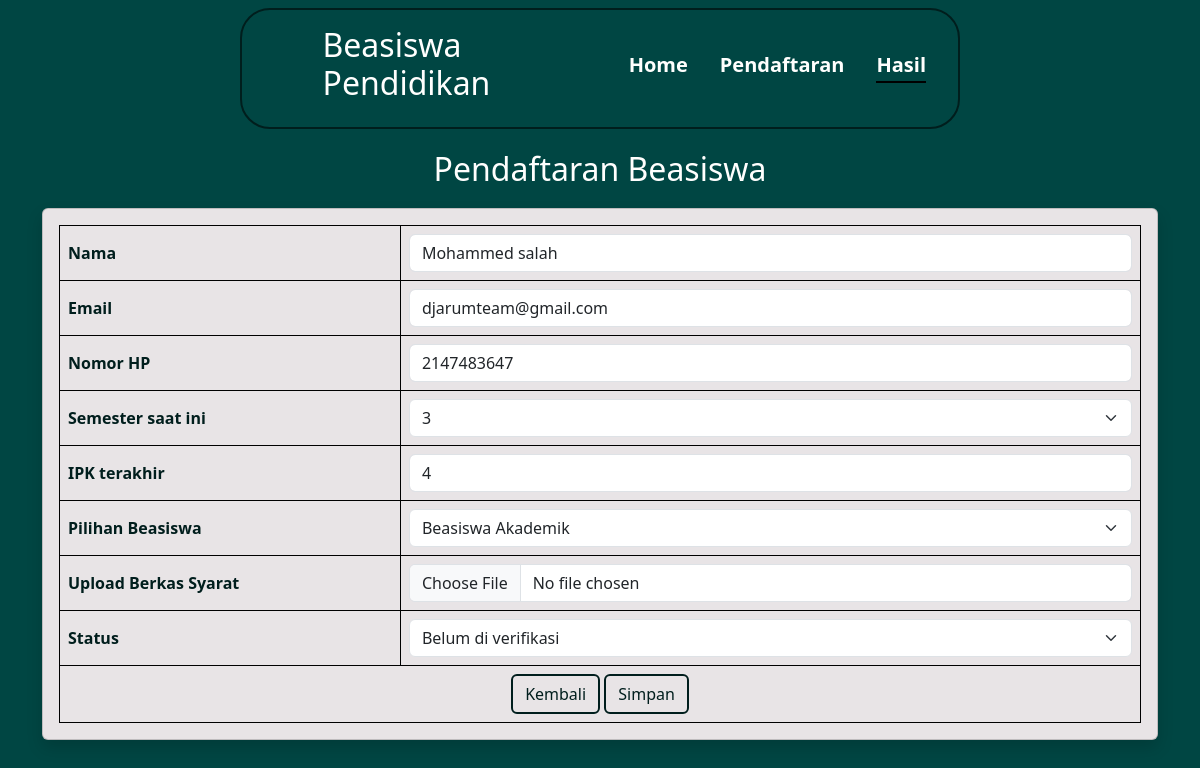
Page /edit.php?id=15 on the committed database.
### tables this page shows
CREATE TABLE `pendaftaran` (
  `id` int(11) NOT NULL,
  `nama` varchar(300) NOT NULL,
  `email` varchar(300) NOT NULL,
  `nohp` int(11) NOT NULL,
  `semester` set('1','2','3','4','5','6','7','8') NOT NULL,
  `ipk` varchar(100) NOT NULL,
  `pilihan` set('Beasiswa Akademik','Beasiswa Non Akademik','Beasiswa Bidikmisi','Beasiswa Muhammadiyah') NOT NULL,
  `berkas` blob NOT NULL,
  `status` set('Belum di verifikasi','Verifikasi') NOT NULL
);

### config.php (called while the page is built, shortened)
<?php
function koneksi()
{
	$conn = mysqli_connect("localhost", "root", "", "beasiswa") or die("koneksi gagal");
	return $conn;
}
function query($query)
{
	$conn = koneksi();
	$result = mysqli_query($conn, $query);
	$rows = array();
	while ($row = mysqli_fetch_assoc($result)) {
		$rows[] = $row;
	}
	return $rows;
}
?>

### edit.php (the view, shortened to what this page needs)
<?php
include "config.php";
$id = $_GET["id"];
$pendaftaran = query("SELECT * FROM pendaftaran WHERE id = $id");
?>
<!DOCTYPE html>
<html lang="en">
<head>
    <link href="https://cdn.jsdelivr.net/npm/bootstrap@5.3.0/dist/css/bootstrap.min.css" rel="stylesheet">
    <link rel="stylesheet" href="https://cdnjs.cloudflare.com/ajax/libs/font-awesome/4.7.0/css/font-awesome.min.css">
</head>
<body>
    <nav>
        <div>
            <h2>Beasiswa Pendidikan</h2>
        </div>
        <ul class="navbar-links" id="menu-links">
            <li><a href="index.php #home">Home</a></li>
            <li><a href="daftar.php">Pendaftaran</a></li>
            <li><a href="hasil.php"  class="active">Hasil</a></li>
        </ul>
    </nav>
    <div class="container">
        <h2 id="title">Pendaftaran Beasiswa</h2>
        <div class="card shadow">
            <div class="card-body">
                <?php foreach($pendaftaran as $p) : ?>
                <form action="" method="post" enctype="multipart/form-data">
                    <table>
                        <tr>
                            <th>Nama</th>
                            <td>
                                <input value="<?php echo $p["nama"]; ?>" type="text" name="nama" class="form-control" placeholder="Masukkan Nama">
                            </td>
                        </tr>
                        <tr>
                            <th>Email</th>
                            <td>
                                <input value="<?php echo $p["email"]; ?>" type="email" name="email" class="form-control" placeholder="Masukkan Email">
                            </td>
                        </tr>
                        <tr>
                            <th>Nomor HP</th>
                            <td>
                                <input value="<?php echo $p["nohp"]; ?>" type="number" name="nohp" class="form-control" placeholder="Masukkan Nomor HP">
                            </td>
                        </tr>
                        <tr>
                            <th>Semester saat ini</th>
                            <td>
                                <select name="semester" id="" class="form-select">
                                    <option selected value="<?php echo $p["semester"]; ?>"><?php echo $p["semester"]; ?></option>
                                </select>
                            </td>
                        </tr>
                        <tr>
                            <th>IPK terakhir</th>
                            <td>
                                <input value="<?php echo $p["ipk"]; ?>" type="text" name="ipk" id="ipk_terakhir" class="form-control" readonly>
                            </td>
                        </tr>
                        <tr>
                            <th>Pilihan Beasiswa</th>
                            <td>
                                <select name="pilihan" id="" class="form-select">
                                    <option selected value="<?php echo $p["pilihan"]; ?>"><?php echo $p["pilihan"]; ?></option>
                                </select>
                            </td>
                        </tr>
                        <tr>
                            <th>Upload Berkas Syarat</th>
                            <td>
                                <input value="<?php echo $p["ipk"]; ?>" type="file" name="berkas" class="form-control">
                            </td>
                        </tr>
                        <tr>
                            <th>Status</th>
                            <td>
                                <select name="status" id="" class="form-select">
                                    <option selected value="<?php echo $p["status"]; ?>"><?php echo $p["status"]; ?></option>
                                </select>
                            </td>
                        </tr>
                        <tr>
                            <td colspan="2" style="text-align: center;">
                                <a href="hasil.php" class="btn">Kembali</a>
                                <button type="submit" name="ubah" class="btn">Simpan</button>
                            </td>
                        </tr>
                    </table>
                </form>
                <?php endforeach; ?>
            </div>
        </div>
    </div>
</body>
</html>

### edit.php (style rules this page uses)
html body { background-color: #004643; }
#title { color: #fffffe; display: flex; justify-content: center; margin-top: 150px; }
nav { background-color: #004643; display: flex; padding: 1rem 2rem; justify-content: space-between; position: fixed; top: 1%; left: 20%; right: 20%; border-radius: 30px; z-index: 2; border: 2px solid #001e1d; }
nav ul { display: flex; align-items: center; gap: 2rem; list-style: none; margin-top: 10px; }
nav ul li a { text-decoration: none; color: #fffffe; font-weight: 600; padding: 3px 0; transition: all; transition-duration: 300ms; font-size: 20px; }
nav ul li a.active { border-bottom: 2px solid black; }
nav div h2 { display: flex; align-items: center; gap: 5px; color: #fffffe; }
.card { z-index: 1; margin-top: 20px; background-color: #e8e4e6; }
table { border-collapse: collapse; display: flex; justify-content: center; color: #004643; }
th, td { border: 1px solid black; padding: 8px; text-align: left; width: 900px; color: #004643; }
table tr th { color: #001e1d; width: 400px; }
td input { color: #001e1d; }
td input::placeholder { color: #001e1d; }
tr td .btn { background-color: #e8e4e6; color: #001e1d; border: 2px solid #001e1d; }

### rows in the picture
pendaftaran: nama "Mohammed salah", email "djarumteam@gmail.com", nohp "2147483647", semester "3", ipk "4", pilihan "Beasiswa Akademik", status "Belum di verifikasi"
